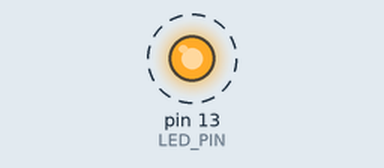
Simulated run of this sketch. Board: Arduino Uno, built with avr-gcc and run on an emulated ATmega328P. Shown: output pins drawn as LEDs (lit = HIGH). Dashed ring = blinking. What the sketch prints to the serial monitor is not drawn.

Above: at 2.5 s.
Timing chart, 0 to 6.6 s (numbered marks = the images above):
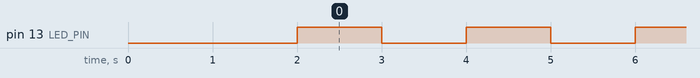

The sketch:

rudra_base_controller.ino
```cpp
/*
  RUDRA Base Controller - Teensy Firmware

  Current milestone:
    Send HEARTBEAT packet over USB serial.

  Future responsibilities:
    - Read MPU6050
    - Control 2x Sabertooth motor controllers
    - Receive CMD packets from NUC
    - Enforce watchdog safety
    - Send motor/IMU/odometry status to ROS 2 bridge

  Current serial output:
    HEARTBEAT,<millis>
*/

const int LED_PIN = 13;

const unsigned long HEARTBEAT_PERIOD_MS = 1000;
unsigned long last_heartbeat_ms = 0;

void setup()
{
  pinMode(LED_PIN, OUTPUT);
  digitalWrite(LED_PIN, LOW);

  Serial.begin(115200);

  delay(2000);

  Serial.println("RUDRA_BASE_CONTROLLER_BOOT");
}

void loop()
{
  unsigned long now_ms = millis();

  if (now_ms - last_heartbeat_ms >= HEARTBEAT_PERIOD_MS)
  {
    last_heartbeat_ms = now_ms;

    Serial.print("HEARTBEAT,");
    Serial.println(now_ms);

    digitalWrite(LED_PIN, !digitalRead(LED_PIN));
  }
}
```

Measured:
- by itself, pin 13 (LED_PIN): alternates HIGH for 1.0 s and LOW for 1.0 s
